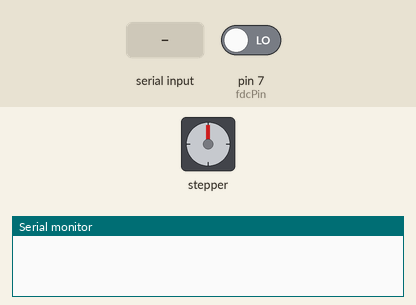
A sketch run on a simulated Arduino Uno, built with avr-gcc and run on an emulated ATmega328P. On the bench: stepper motor, the last lines printed to the serial monitor. Wiring (inferred from the names in the program): stepper motor driver (200 steps per turn assumed): step pin 13; direction pin 9. The test bench sets the inputs (shaded band); at power-on: pin 7 (fdcPin) LOW.

Above: at 1.2 s.
1.3 s: "M" received over Serial
At 1.75 s:
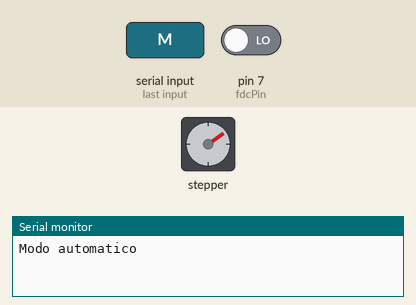
4.3 s: pin 7 (fdcPin) driven HIGH
At 5.5 s:
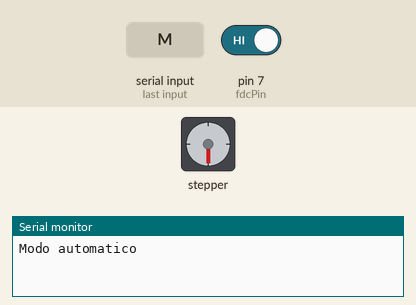
5.8 s: "m" received over Serial
7.3 s: "H" received over Serial
At 8.3 s:
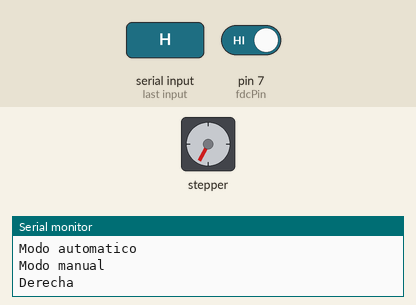
Timing chart, 0 to 20.3 s (numbered marks = the images above; inputs shaded):
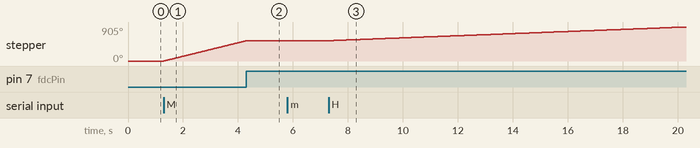

Measured:
- after the input at 1.3 s, stepper: keeps turning clockwise at about 180°/s, starting at once
- after the input at 4.3 s, stepper: goes on until 4.3 s, then stays 540°
- after the input at 7.3 s, stepper: keeps turning clockwise at about 28°/s, starting at once

The sketch:

Codigo_principal.ino
```cpp
/*
En este programa controlaremos via Bluetooth un motor paso a paso para accionar el slider que hemos desarrollado en nuestro proyecto.
Para ello usamos el driver A4988 y un arduino UNO.

Por:
Miguel Granero Ramos
Marta Salas Arroyo
Luis Lopez Berrocal
*/

#define fdcPin 7  //Pin del final de carrera

#define dirPin 9  //Pin de la direccion en el driver
#define stepPin 13 //Pin del driver para que el motor de un paso

int incomingByte; //Variable que usamos para guardar los datos enviados desde la App
int mode = 0; //Para cambiar entre modos de funcionamiento

int vel = 0; //Velocidad del slider
int posicion = 0; //Variable que guarda la posicion de la camara en el slider
int stepp = 0; //Variable que usaremos para saber en que direccion moverse en modo manual

//Variables modo automatico
int numDat = 0; //Indica el numero del dato que se ha enviado para almacenarlo en su lugar correspondiente
int runn = 0; //Indica si se ha iniciado el recorrido del slider
int input = 0; //Si esta habilitada la entrada de datos o no
int sliderpos[4] = {
  0, 0, 0, 0
}; //Array de las tres posiciones del modo automatico y la posicion inical
int slidervel[3] = {
  0, 0, 0
}; //Array de las tres velocidades del modo automatico


int fdcState = 0; //Estado del final de carrera (pulsado o no)

void setup() {
  Serial.begin(9600); //Iniciamos el Serial para imprimir mensajes de informacion
  pinMode(dirPin, OUTPUT); //Declaramos si los pines son INPUT o OUTPUT
  pinMode(stepPin, OUTPUT);
  pinMode(fdcPin, INPUT);
}

void manual() {
  //En este bloque indicamos al motor en que direccion girar en funcion de los datos recibidos
  if (incomingByte == 'H') { //H --> Derecha
    stepp = 1;
    Serial.println("Derecha");
  }
  if (incomingByte == 'E') { //E --> Izquierda
    stepp = -1;
    Serial.print("Izquierda");
  }
  if (incomingByte == 'L') { //L --> Parar
    stepp = 0;
    Serial.println("Parar");
  }
  //Este le indica la velocidad
  if (incomingByte <= 100) {
    vel = map(incomingByte, 0, 100, 200, 10); //Hacemos un map a la velocidad ya que esta se realiza mediante delays
  }
}

void automatico() { //Este bloque se encarga de la función principal del modo automatico
  //Si numDat es menor o igual a 3 (4 primeros datos) guardamos los valores en el array sliderpos
  if (numDat <= 3) {
    Serial.println(numDat);
    sliderpos[numDat] = 4 * incomingByte;
    Serial.println(sliderpos[numDat]);
  }
  //Si es mayor, lo guardamos en el array de la velocidad
  else {
    Serial.println(numDat);
    slidervel[numDat - 4] = incomingByte;
    Serial.println(slidervel[numDat - 4]);
  }
  //Al final de cada loop aumentamos la i en 1 para que el siguiente dato se guarde en el siguiente lugar del array.
  numDat++;
}

void play() {
  //En este bloque reseteamos las variables e iniciamos el proceso
  Serial.println("------Play------");
  numDat = 0;
  input = 0;
  runn = 1;
}

void mover(int pasos = 0) { //Este Bloque los usaremos para hacer que el motor se mueva en si
  //Cambiamos la direccion dependiendo de si el numero introducido es positivo o negativo
  if (pasos >= 0) digitalWrite(dirPin, HIGH);
  else {
    digitalWrite(dirPin, LOW);
    pasos = pasos * -1;
  }
  //En este for hacemos que el motor se accione el numero de veces que le hayamos introducido
  for (int x = 0; x < pasos; x++) {
    digitalWrite(stepPin, HIGH);
    digitalWrite(stepPin, LOW);
    delay(vel); //Este delay funciona regulando la velocidad del motor
  }
}

void loop() {
  //Leemos el serial si hay algun dato
  if (Serial.available() > 0) {
    incomingByte = Serial.read();
    //Selección de modo
    if (incomingByte == 'm') {
      mode = 1;
      Serial.println("Modo manual");
    }
    if (incomingByte == 'M') {
      mode = 2;
      Serial.println("Modo automatico");
      vel = 10;
      //Cada vez que entra al modo manual se calibra automaticamente
      fdcState = digitalRead(fdcPin);
      while (fdcState == 0) {
        mover(1);
        fdcState = digitalRead(fdcPin);
      }
      posicion = 1000;

    }
    //Manual
    if (mode == 1) {
      manual(); //Llamamos al bloque manual
    }
    //Automatico
    if (mode == 2) {
      if (input == 1) {
        automatico();//Bloque automatico
      }
      if (numDat == 7) {
        play(); //Reseteamos la variables si ya se ha recibido el ultimo dato
      }
    }
    if (incomingByte == 'z' && input == 0) input = 1; //Antes de enviar los 6 datos se envia una z para que habilite la entrada de datos
  }


  //**************************

  if (mode == 1 && stepp != 0) mover(stepp);
  if (mode == 2 && runn == 1) {
    //En este codigo vamos a hacer que el slider vaya haciendo cada fase llendo una posicion con la velocidad dada.
    //Fase Inicial
    vel = 10;
    mover(sliderpos[0] - posicion);
    posicion = sliderpos[0];
    Serial.println(posicion);
    Serial.println(0);
    //Fase 1,2 y 3.
    for (int x=1; x < 4; x++) {
      vel = map((slidervel[x - 1]), 0, 100, 200, 10);
      mover(sliderpos[x] - posicion);
      posicion = sliderpos[x];
      Serial.println(posicion);
      Serial.println(x);
    }
    runn = 0; //Indicamos que ya se ha terminado el recorrido.
  }
}
```
